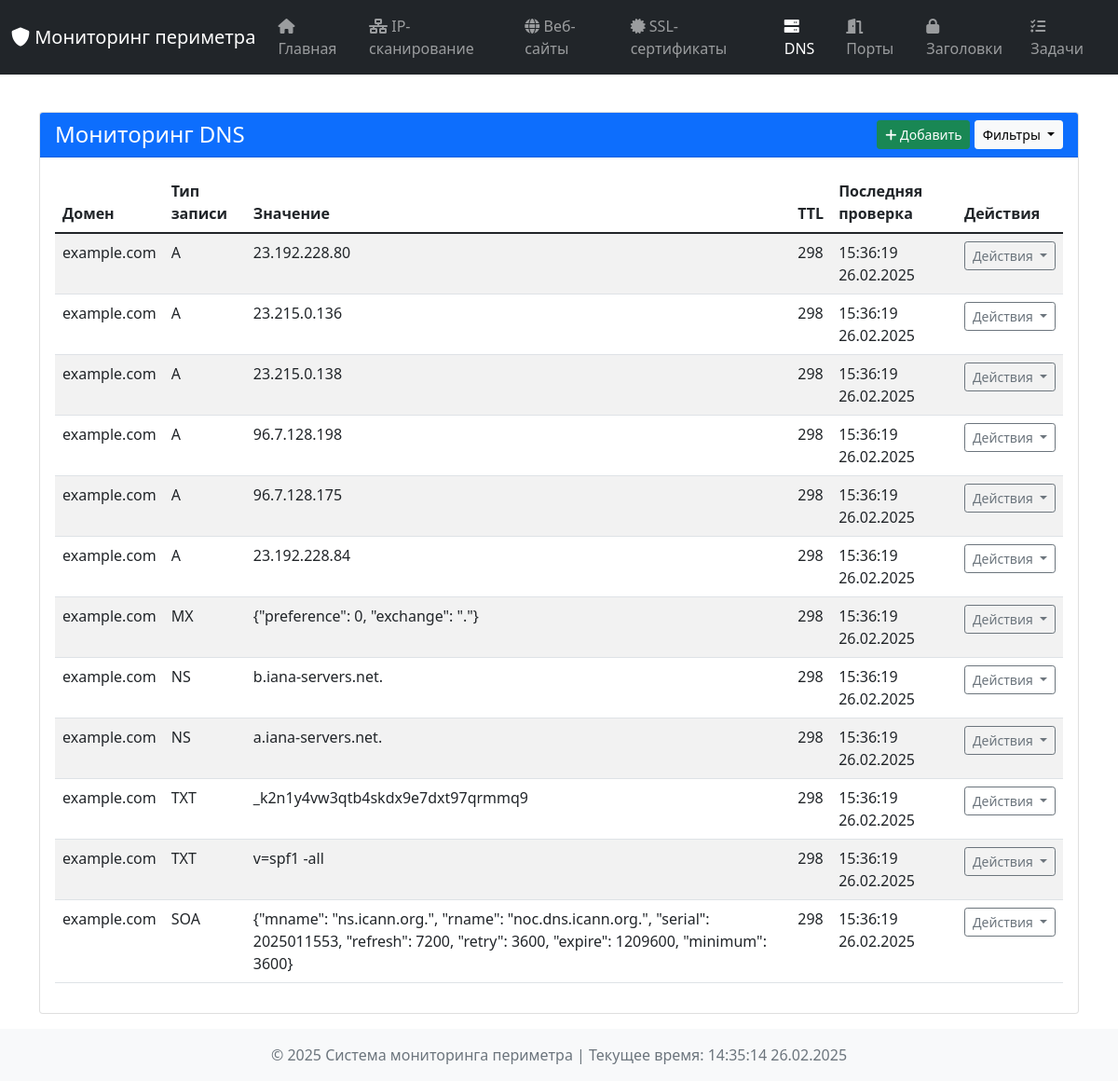
/dns, run on an earlier commit of the app's database.
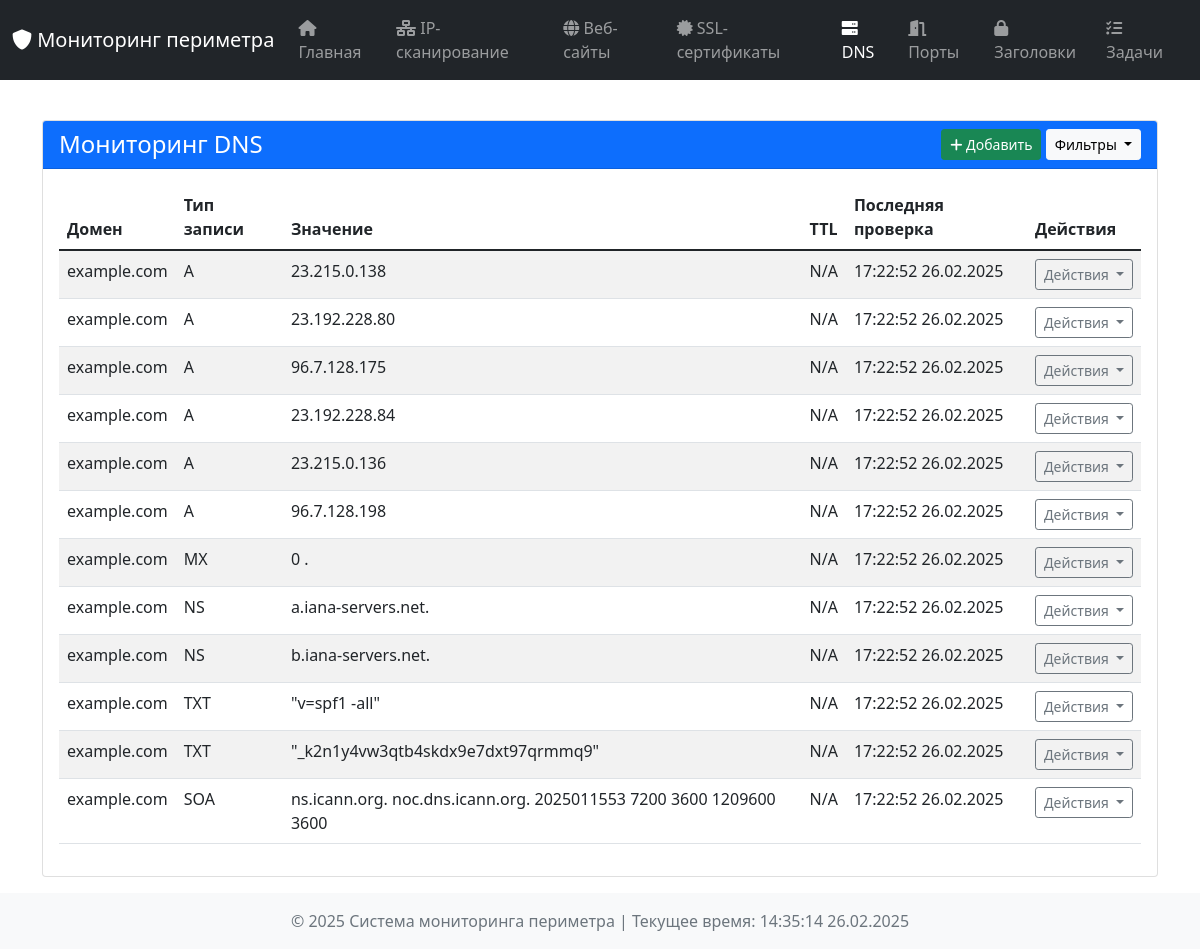
And on a later commit of the database.
### tables this page shows
CREATE TABLE dns_records (
            id INTEGER PRIMARY KEY AUTOINCREMENT,
            domain TEXT,
            record_type TEXT,
            value TEXT,
            ttl INTEGER,
            check_time TEXT,
            UNIQUE(domain, record_type, value)
        );

### dashboard/app.py (the view, shortened to what this page needs)
@app.route('/dns', methods=['GET', 'POST'])
def dns_monitoring():
    record_type_filter = request.args.get('record_type')
    results = db_manager.get_all_records('dns_monitoring')
    if record_type_filter:
        results = [r for r in results if r['record_type'] == record_type_filter]
    return render_template('dns.html', results=results, current_time=datetime.now())

### dashboard/templates/dns.html (shortened to what this page needs)
{% extends "base.html" %}
{% block content %}
<div class="container mt-4">
    <div class="card">
        <div class="card-header bg-primary text-white d-flex justify-content-between align-items-center">
            <h4 class="mb-0">Мониторинг DNS</h4>
            <div>
                <button class="btn btn-success btn-sm" data-bs-toggle="modal" data-bs-target="#addDNSModal">
                    <i class="fas fa-plus"></i> Добавить
                </button>
                <button class="btn btn-light btn-sm dropdown-toggle" type="button" id="filterDropdown" data-bs-toggle="dropdown" aria-expanded="false">
                    Фильтры
                </button>
            </div>
        </div>
        <div class="card-body">
            {% if results %}
                <div class="table-responsive">
                    <table class="table table-hover table-striped">
                        <thead class="thead-dark">
                            <tr>
                                <th>Домен</th>
                                <th>Тип записи</th>
                                <th>Значение</th>
                                <th>TTL</th>
                                <th>Последняя проверка</th>
                                <th>Действия</th>
                            </tr>
                        </thead>
                        <tbody>
                            {% for result in results %}
                            <tr>
                                <td>{{ result.domain }}</td>
                                <td>{{ result.record_type or 'N/A' }}</td>
                                <td>{{ result.value or 'N/A' }}</td>
                                <td>{{ result.ttl or 'N/A' }}</td>
                                <td>{{ result.check_time.strftime('%H:%M:%S %d.%m.%Y') if result.check_time else 'N/A' }}</td>
                                <td>
                                    <div class="dropdown">
                                        <button class="btn btn-outline-secondary btn-sm dropdown-toggle" type="button" data-bs-toggle="dropdown" aria-expanded="false">
                                            Действия
                                        </button>
                                    </div>
                                </td>
                            </tr>
                            {% endfor %}
                        </tbody>
                    </table>
                </div>
            {% else %}
                <div class="alert alert-info text-center">
                    DNS-записей не найдено
                </div>
            {% endif %}
        </div>
    </div>
</div>
{% endblock %}

What changed in the data, as far as the page shows it:
removed dns_records: domain "example.com", record_type "A", value "23.192.228.80", ttl "298", check_time "15:36:19 26.02.2025"
removed dns_records: domain "example.com", record_type "A", value "23.215.0.136", ttl "298", check_time "15:36:19 26.02.2025"
removed dns_records: domain "example.com", record_type "A", value "23.215.0.138", ttl "298", check_time "15:36:19 26.02.2025"
removed dns_records: domain "example.com", record_type "A", value "96.7.128.198", ttl "298", check_time "15:36:19 26.02.2025"
removed dns_records: domain "example.com", record_type "A", value "96.7.128.175", ttl "298", check_time "15:36:19 26.02.2025"
removed dns_records: domain "example.com", record_type "A", value "23.192.228.84", ttl "298", check_time "15:36:19 26.02.2025"
removed dns_records: domain "example.com", record_type "MX", value "{\"preference\": 0, \"exchange\": \".\"}", ttl "298", check_time "15:36:19 26.02.2025"
removed dns_records: domain "example.com", record_type "NS", value "b.iana-servers.net.", ttl "298", check_time "15:36:19 26.02.2025"
removed dns_records: domain "example.com", record_type "NS", value "a.iana-servers.net.", ttl "298", check_time "15:36:19 26.02.2025"
removed dns_records: domain "example.com", record_type "TXT", value "_k2n1y4vw3qtb4skdx9e7dxt97qrmmq9", ttl "298", check_time "15:36:19 26.02.2025"
removed dns_records: domain "example.com", record_type "TXT", value "v=spf1 -all", ttl "298", check_time "15:36:19 26.02.2025"
removed dns_records: domain "example.com", record_type "SOA", value "{\"mname\": \"ns.icann.org.\", \"rname\": \"noc.dns.icann.org.\", \"serial\": 2025011553, \"refresh\": 7200, \"retry\": 3600, \"expire\": 1209600, \"minimum\": 3600}", ttl "298", check_time "15:36:19 26.02.2025"
added dns_records: domain "example.com", record_type "A", value "23.215.0.138", ttl "N/A", check_time "17:22:52 26.02.2025"
added dns_records: domain "example.com", record_type "A", value "23.192.228.80", ttl "N/A", check_time "17:22:52 26.02.2025"
added dns_records: domain "example.com", record_type "A", value "96.7.128.175", ttl "N/A", check_time "17:22:52 26.02.2025"
added dns_records: domain "example.com", record_type "A", value "23.192.228.84", ttl "N/A", check_time "17:22:52 26.02.2025"
added dns_records: domain "example.com", record_type "A", value "23.215.0.136", ttl "N/A", check_time "17:22:52 26.02.2025"
added dns_records: domain "example.com", record_type "A", value "96.7.128.198", ttl "N/A", check_time "17:22:52 26.02.2025"
added dns_records: domain "example.com", record_type "MX", value "0 .", ttl "N/A", check_time "17:22:52 26.02.2025"
added dns_records: domain "example.com", record_type "NS", value "a.iana-servers.net.", ttl "N/A", check_time "17:22:52 26.02.2025"
added dns_records: domain "example.com", record_type "NS", value "b.iana-servers.net.", ttl "N/A", check_time "17:22:52 26.02.2025"
added dns_records: domain "example.com", record_type "TXT", value "\"v=spf1 -all\"", ttl "N/A", check_time "17:22:52 26.02.2025"
added dns_records: domain "example.com", record_type "TXT", value "\"_k2n1y4vw3qtb4skdx9e7dxt97qrmmq9\"", ttl "N/A", check_time "17:22:52 26.02.2025"
added dns_records: domain "example.com", record_type "SOA", value "ns.icann.org. noc.dns.icann.org. 2025011553 7200 3600 1209600 3600", ttl "N/A", check_time "17:22:52 26.02.2025"
